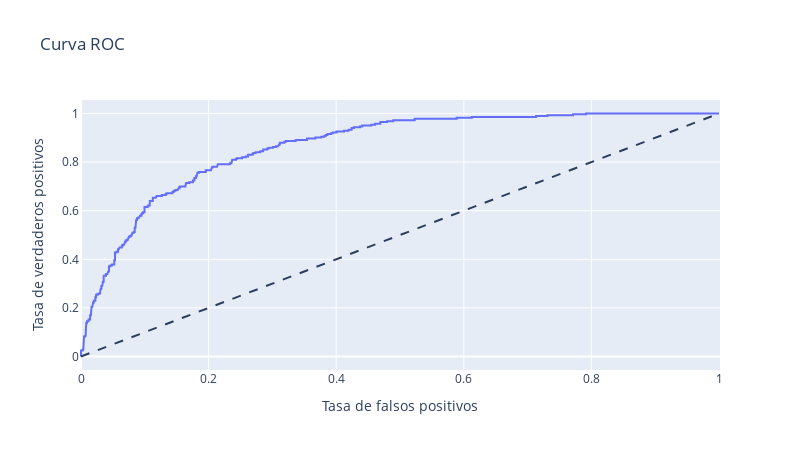

Notebook code for this chart:
### Markdown cell above
#### LOGISTIC REGRESSION

### Code cell
Mejores_hiperparámetros = {'C': 1, 'class_weight': None, 'max_iter': 100, 'penalty': 'l1', 'solver': 'liblinear'}
model_logistreg = LogisticRegression(**Mejores_hiperparámetros)

# param_grid = {
#     'C': [0.01, 0.1, 1, 10, 100],  # Regularización
#     'solver': ['liblinear', 'saga'],  # Solvers comunes para clasificación binaria
#     'class_weight': ['balanced', None],  # Considerar desbalanceo de clases o no
#     'penalty': ['l2', 'l1'],  # Tipos de regularización
#     'max_iter': [100, 200, 300]  # Número máximo de iteraciones
# }


# grid_search = GridSearchCV(estimator=model_logistreg, param_grid=param_grid, cv=5, scoring='accuracy', n_jobs=-1, verbose=2)

# grid_search.fit(X_train, y_train)

# print("Mejores hiperparámetros:", grid_search.best_params_)
# print("")
# # Predecir usando el mejor modelo encontrado
# best_model = grid_search.best_estimator_
# predictions = best_model.predict(X_test)

# #Mejores hiperparámetros: {'C': 1, 'class_weight': None, 'max_iter': 100, 'penalty': 'l1', 'solver': 'liblinear'}

model_logistreg.fit(X_train, y_train)
predictions = model_logistreg.predict(X_test)
find_scores(X_test, y_test, predictions, model_logistreg)

### Figure 1 — Plotly figure (JSON) as saved in the notebook; plotly's stock layout.template omitted (floating-point values rounded to 4 significant figures; data arrays with more than 128 entries replaced by an {"elided": "..."} marker saying what was removed)
{"data": [{"hovertemplate": "Tasa de falsos positivos=%{x}<br>Tasa de verdaderos positivos=%{y}<extra></extra>", "legendgroup": "", "line": {"color": "#636efa", "dash": "solid"}, "marker": {"symbol": "circle"}, "mode": "lines", "name": "", "orientation": "v", "showlegend": false, "type": "scatter", "x": {"elided": "286 float values"}, "xaxis": "x", "y": {"elided": "286 float values"}, "yaxis": "y"}], "layout": {"height": 450, "legend": {"tracegroupgap": 0}, "shapes": [{"line": {"dash": "dash"}, "type": "line", "x0": 0, "x1": 1, "y0": 0, "y1": 1}], "title": {"text": "Curva ROC"}, "width": 800, "xaxis": {"anchor": "y", "domain": [0, 1], "title": {"text": "Tasa de falsos positivos"}}, "yaxis": {"anchor": "x", "domain": [0, 1], "title": {"text": "Tasa de verdaderos positivos"}}}}
